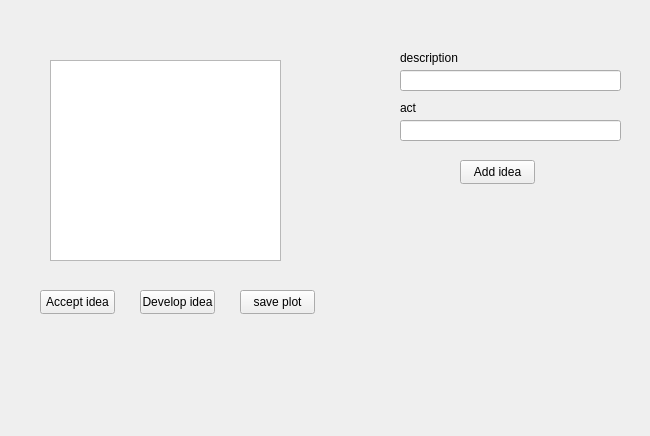
<?xml version="1.0" encoding="UTF-8"?>
<ui version="4.0">
 <class>WriterWindow</class>
 <widget class="QWidget" name="WriterWindow">
  <property name="geometry">
   <rect>
    <x>0</x>
    <y>0</y>
    <width>650</width>
    <height>436</height>
   </rect>
  </property>
  <property name="windowTitle">
   <string>WriterWindow</string>
  </property>
  <widget class="QTableView" name="tableView">
   <property name="geometry">
    <rect>
     <x>50</x>
     <y>60</y>
     <width>231</width>
     <height>201</height>
    </rect>
   </property>
  </widget>
  <widget class="QLineEdit" name="descriptionLineEdit">
   <property name="geometry">
    <rect>
     <x>400</x>
     <y>70</y>
     <width>221</width>
     <height>21</height>
    </rect>
   </property>
  </widget>
  <widget class="QLabel" name="label">
   <property name="geometry">
    <rect>
     <x>400</x>
     <y>50</y>
     <width>71</width>
     <height>16</height>
    </rect>
   </property>
   <property name="text">
    <string>description</string>
   </property>
  </widget>
  <widget class="QLineEdit" name="actLineEdit">
   <property name="geometry">
    <rect>
     <x>400</x>
     <y>120</y>
     <width>221</width>
     <height>21</height>
    </rect>
   </property>
  </widget>
  <widget class="QLabel" name="label_2">
   <property name="geometry">
    <rect>
     <x>400</x>
     <y>100</y>
     <width>49</width>
     <height>16</height>
    </rect>
   </property>
   <property name="text">
    <string>act</string>
   </property>
  </widget>
  <widget class="QPushButton" name="addIdeaPushButton">
   <property name="geometry">
    <rect>
     <x>460</x>
     <y>160</y>
     <width>75</width>
     <height>24</height>
    </rect>
   </property>
   <property name="text">
    <string>Add idea</string>
   </property>
  </widget>
  <widget class="QPushButton" name="acceptIdeaPushButton">
   <property name="geometry">
    <rect>
     <x>40</x>
     <y>290</y>
     <width>75</width>
     <height>24</height>
    </rect>
   </property>
   <property name="text">
    <string>Accept idea</string>
   </property>
  </widget>
  <widget class="QPushButton" name="developPushButton">
   <property name="geometry">
    <rect>
     <x>140</x>
     <y>290</y>
     <width>75</width>
     <height>24</height>
    </rect>
   </property>
   <property name="text">
    <string>Develop idea</string>
   </property>
  </widget>
  <widget class="QPushButton" name="savePlotPushButton">
   <property name="geometry">
    <rect>
     <x>240</x>
     <y>290</y>
     <width>75</width>
     <height>24</height>
    </rect>
   </property>
   <property name="text">
    <string>save plot</string>
   </property>
  </widget>
 </widget>
 <layoutdefault spacing="6" margin="11"/>
 <resources/>
 <connections/>
</ui>
